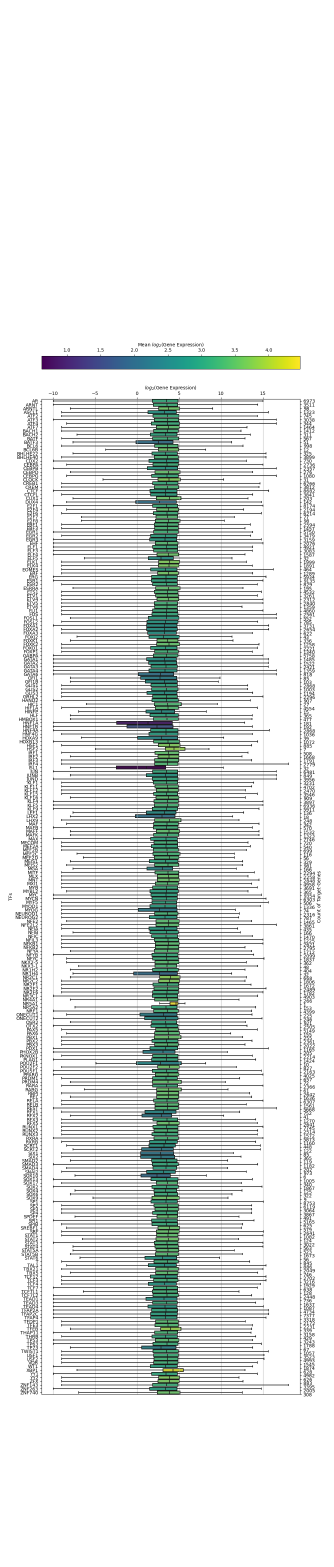
#> input picture E_Single_TFBS/images_BA/Mean_GeneExpr_Flat.png, 1000 x 4700 px, found by its file name (shown at 1/3 size); its folder holds 4 pictures in this run
$ jupyter execute Split_images.ipynb
#> lines starting #> are read from the running program, lines starting #| are printed output that depends on the picture
[cell 1]
from PIL import Image
import math

def split_image_for_latex(image_folder, image_name, output_folder, page_height_points):
    # Lade das Bild
#> called with image_name = 'Mean_GeneExpr_Flat', page_height_points = 842
    image = Image.open(f"{image_folder}/{image_name}.png")
#> image is the input picture: PIL image 1000x4700 RGBA; mean R, G, B, A 226.2, 229, 227.7, 255
    width, height = image.size
#> width = 1000; height = 4700

    # Berechne die Höhe jedes Teils basierend auf der LaTeX-Seitenhöhe
    dpi = image.info.get('dpi', (72, 72))[1]  # Annahme: 72 DPI, falls nicht angegeben
#> dpi = 100
    page_height_pixels = page_height_points * dpi / 72
#> page_height_pixels = 1169.4

    # Berechne die Anzahl der Teile
    parts = math.ceil(height / page_height_pixels)
#> parts = 5

    for i in range(parts):
        # Bestimme die obere und untere Grenze jedes Teils
        top = int(i * page_height_pixels)
        bottom = int((i + 1) * page_height_pixels) if i < parts - 1 else height

        # Schneide den Teil aus dem Bild
        part = image.crop((0, top, width, bottom))

        # Speichere den Teil als neues Bild
        part.save(f"{output_folder}/{image_name}_{i + 1}.png")
#> this loop made 5 passes
#> (top, bottom) on passes 1 to 5: (0, 1169), (1169, 2338), (2338, 3508), (3508, 4677), (4677, 4700)
#> pass 1, in split_image_for_latex, `part = image.crop((0, top, width, bottom))`:
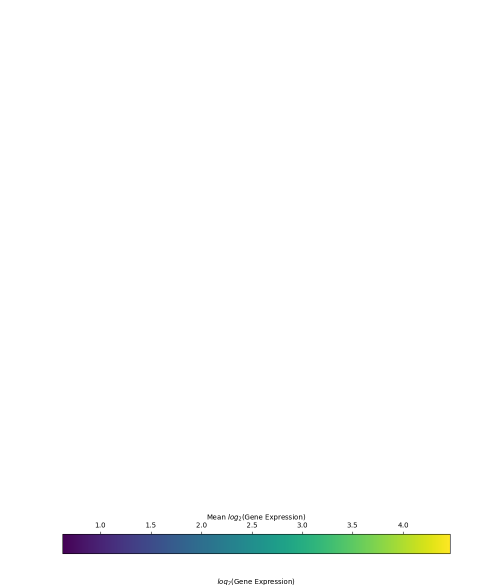
#> part: PIL image 1000x1169 RGBA (shown at 1/2 size); mean R, G, B, A 250, 251.3, 250.6, 255
#> after the loop: part: PIL image 1000x23 RGBA; every value is 255

[cell 2]
image_folder = r"C:\Users\julia\MyPython\BA\Bachelor\E_Single_TFBS\images_BA"
output_folder = r"C:\Users\julia\MyPython\BA\Bachelor\E_Single_TFBS\images_BA\longfigures"

[cell 3]
# Mean Gene Expression Flat
page_height_points = 842  # Höhe einer A4-Seite in Punkten
split_image_for_latex(image_folder=image_folder, image_name="Mean_GeneExpr_Flat", output_folder=output_folder,  page_height_points=page_height_points)

[cell 4]
# Heatmap target_gene_heatmap
page_height_points = 842  # Höhe einer A4-Seite in Punkten
split_image_for_latex(image_folder=image_folder, image_name="target_gene_heatmap", output_folder=output_folder,  page_height_points=page_height_points)
#> call 2 of split_image_for_latex, with image_name = 'target_gene_heatmap', page_height_points = 842
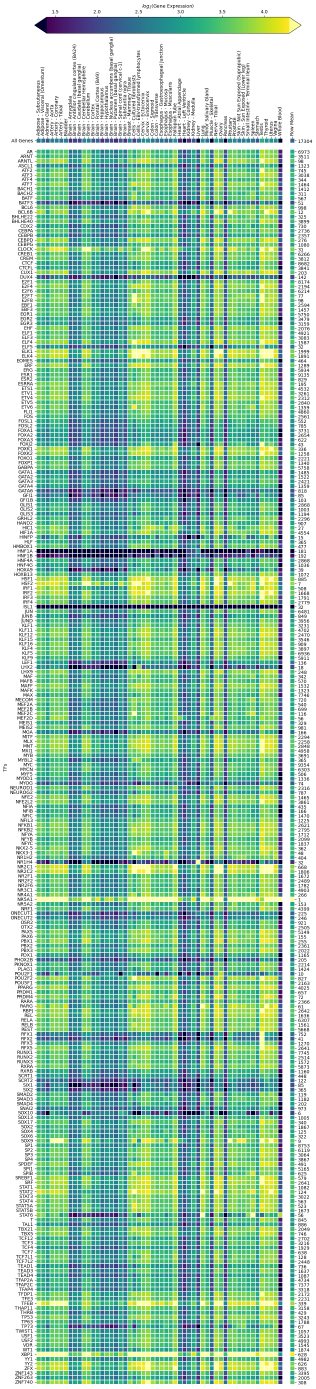
#> input picture E_Single_TFBS/images_BA/target_gene_heatmap.png, 947 x 4165 px, found by its file name (shown at 1/3 size)
#> in split_image_for_latex, image is the input picture: PIL image 947x4165 RGBA; mean R, G, B, A 156.4, 200.2, 173.4, 255
#> in split_image_for_latex (call 2), `parts = math.ceil(height / page_height_pixels)`: parts = 4
#> the loop in split_image_for_latex (call 2), `for i in range(parts):` made 4 passes
#> pass 1, in split_image_for_latex (call 2), `part = image.crop((0, top, width, bottom))`:
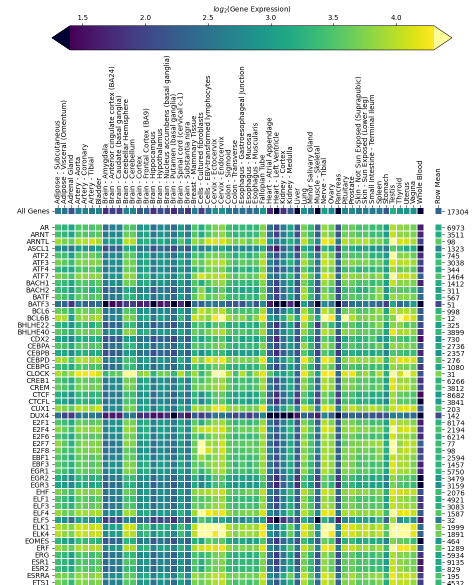
#> part: PIL image 947x1169 RGBA (shown at 1/2 size); mean R, G, B, A 178.2, 210.8, 188.8, 255
#> pass 3, in split_image_for_latex (call 2), `part = image.crop((0, top, width, bottom))`:
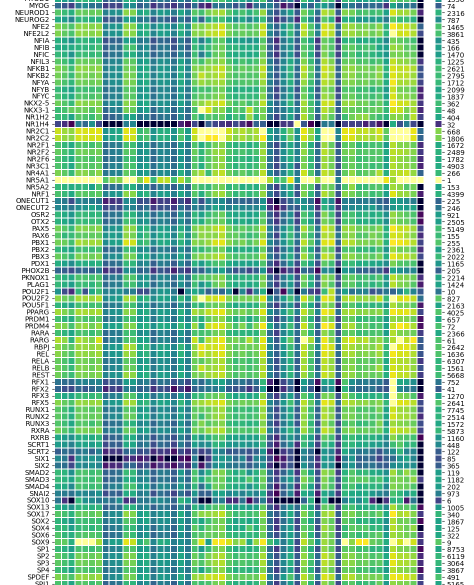
#> part: PIL image 947x1170 RGBA (shown at 1/2 size); mean R, G, B, A 147.6, 195.8, 167.4, 255
#> after the loop in split_image_for_latex (call 2), `for i in range(parts):`:
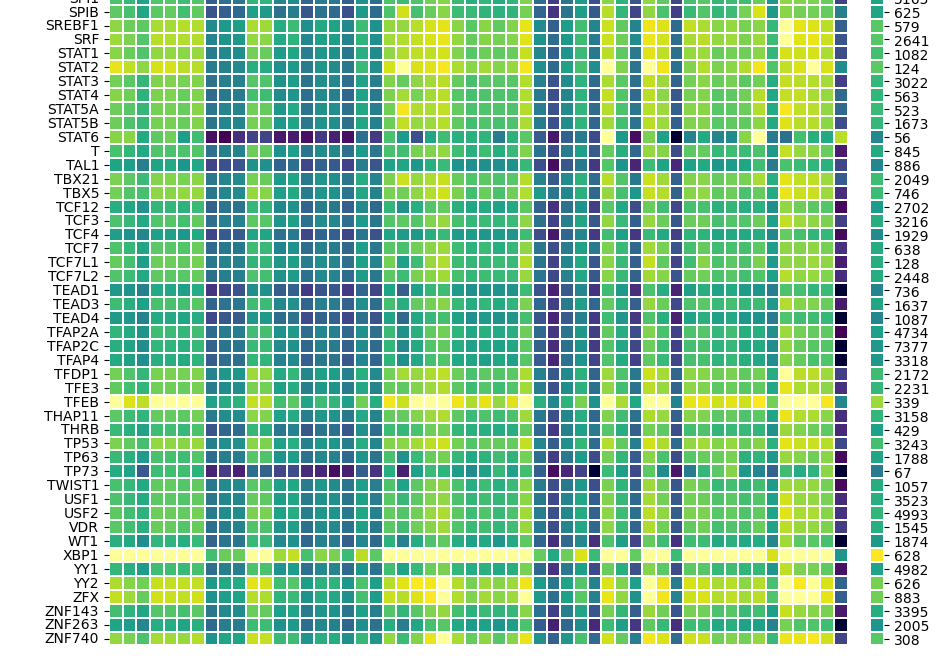
#> part: PIL image 947x657 RGBA; mean R, G, B, A 154, 202.5, 168.1, 255

[cell 5]
def split_image_with_overlap(image_folder, image_name, output_folder, page_height_points, overlap_points):
    # Lade das Bild
#> called with image_name = 'Mean_GeneExpr_Flat', page_height_points = 842, overlap_points = 15
    image = Image.open(f"{image_folder}/{image_name}.png")
    width, height = image.size
#> width = 1000; height = 4700

    # Berechne die Höhe jedes Teils basierend auf der LaTeX-Seitenhöhe
    dpi = image.info.get('dpi', (72, 72))[1]  # Annahme: 72 DPI, falls nicht angegeben
#> dpi = 100
    page_height_pixels = page_height_points * dpi / 72
#> page_height_pixels = 1169.4
    overlap_pixels = overlap_points * dpi / 72
#> overlap_pixels = 20.83

    # Berechne die Anzahl der Teile
    parts = math.ceil((height - overlap_pixels) / (page_height_pixels - overlap_pixels))
#> parts = 5

    for i in range(parts):
        # Bestimme die obere und untere Grenze jedes Teils
        top = int(i * (page_height_pixels - overlap_pixels))
        bottom = int(top + page_height_pixels)
        if bottom > height:
            bottom = height

        # Schneide den Teil aus dem Bild
        part = image.crop((0, top, width, bottom))

        # Speichere den Teil als neues Bild
        part.save(f"{output_folder}/{image_name}_{i + 1}.png")
#> this loop made 5 passes
#> top on passes 1 to 5: 0, 1148, 2297, 3445, 4594
#> pass 2, in split_image_with_overlap, `part = image.crop((0, top, width, bottom))`:
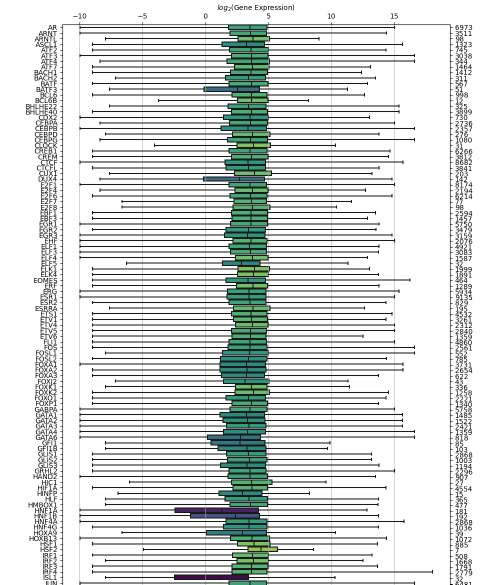
#> part: PIL image 1000x1169 RGBA (shown at 1/2 size); mean R, G, B, A 212.9, 216.6, 215, 255
#> pass 3, in split_image_with_overlap, `part = image.crop((0, top, width, bottom))`:
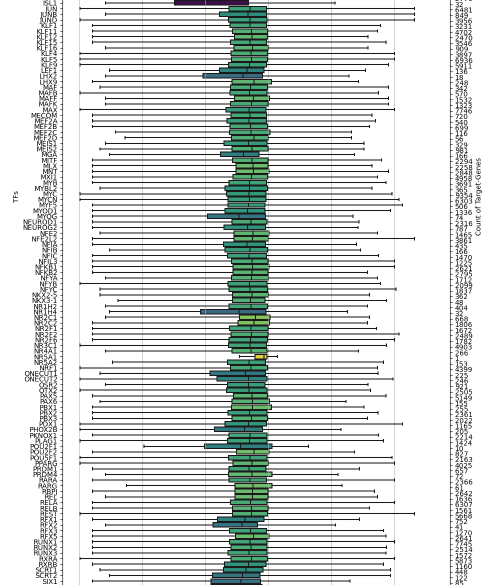
#> part: PIL image 1000x1169 RGBA (shown at 1/2 size); mean R, G, B, A 211.8, 215.7, 214, 255
#> after the loop: part: PIL image 1000x106 RGBA; every value is 255

[cell 6]
# Mean Gene Expression Flat
page_height_points = 842  # Höhe einer A4-Seite in Punkten
overlap_points = 15 # Überlappung in Punkten
split_image_with_overlap(image_folder=image_folder, image_name="Mean_GeneExpr_Flat", output_folder=output_folder,  page_height_points=page_height_points, overlap_points=overlap_points)

[cell 7]
# Heatmap target_gene_heatmap
page_height_points = 842  # Höhe einer A4-Seite in Punkten
overlap_points = 15 # Überlappung in Punkten
split_image_with_overlap(image_folder=image_folder, image_name="target_gene_heatmap", output_folder=output_folder,  page_height_points=page_height_points, overlap_points=overlap_points)
#> call 2 of split_image_with_overlap, with image_name = 'target_gene_heatmap', page_height_points = 842, overlap_points = 15
#> in split_image_with_overlap (call 2), `parts = math.ceil((height - overlap_pixels) / (page_height_pixels - ov..`: parts = 4
#> the loop in split_image_with_overlap (call 2), `for i in range(parts):` made 4 passes
#> pass 2, in split_image_with_overlap (call 2), `part = image.crop((0, top, width, bottom))`:
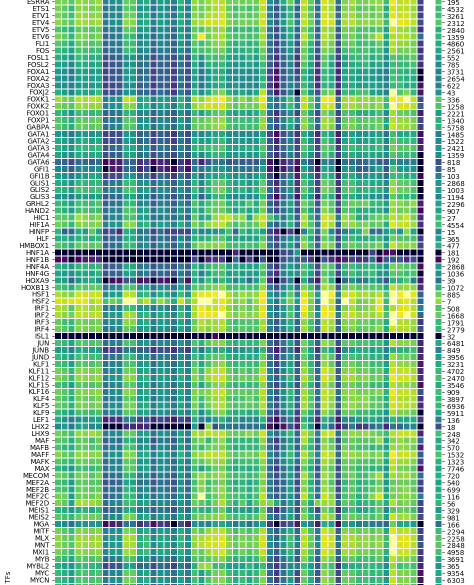
#> part: PIL image 947x1169 RGBA (shown at 1/2 size); mean R, G, B, A 145.2, 193.1, 166.9, 255
#> pass 3, in split_image_with_overlap (call 2), `part = image.crop((0, top, width, bottom))`:
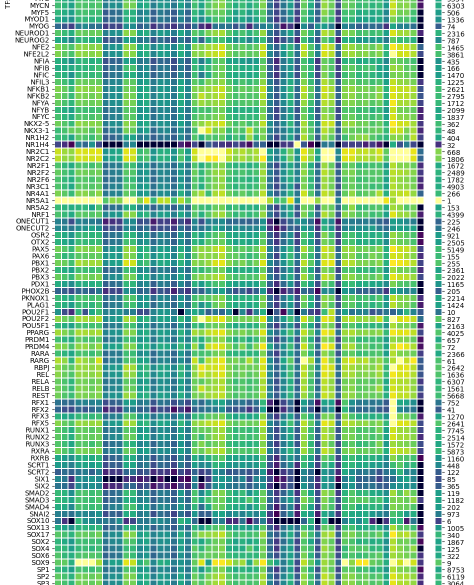
#> part: PIL image 947x1169 RGBA (shown at 1/2 size); mean R, G, B, A 147.1, 195.5, 167.7, 255
#> after the loop in split_image_with_overlap (call 2), `for i in range(parts):`:
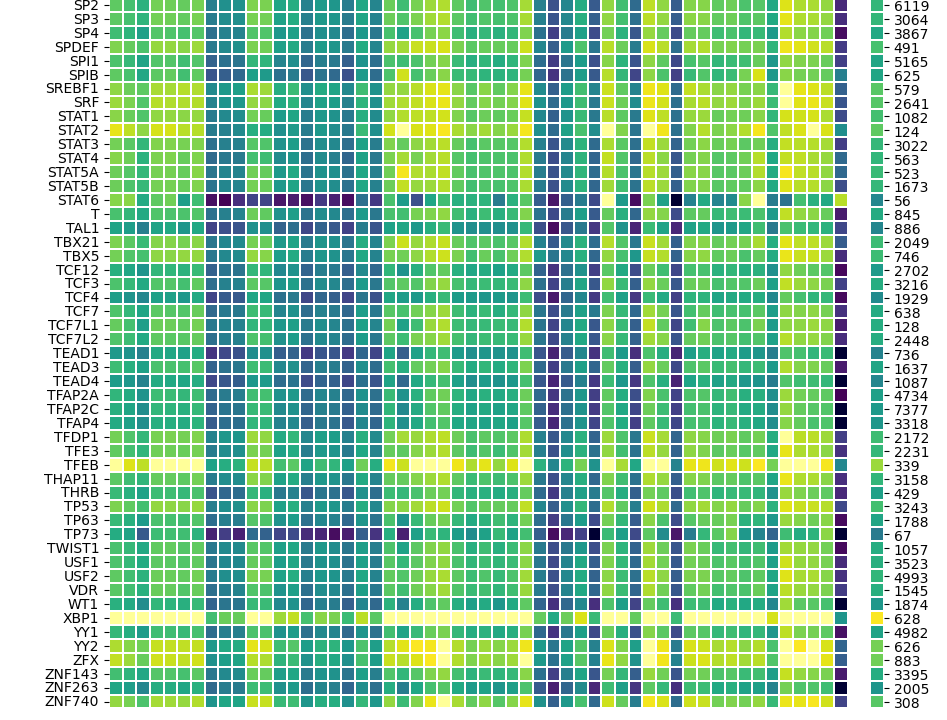
#> part: PIL image 947x720 RGBA; mean R, G, B, A 153.7, 202.6, 167.6, 255
